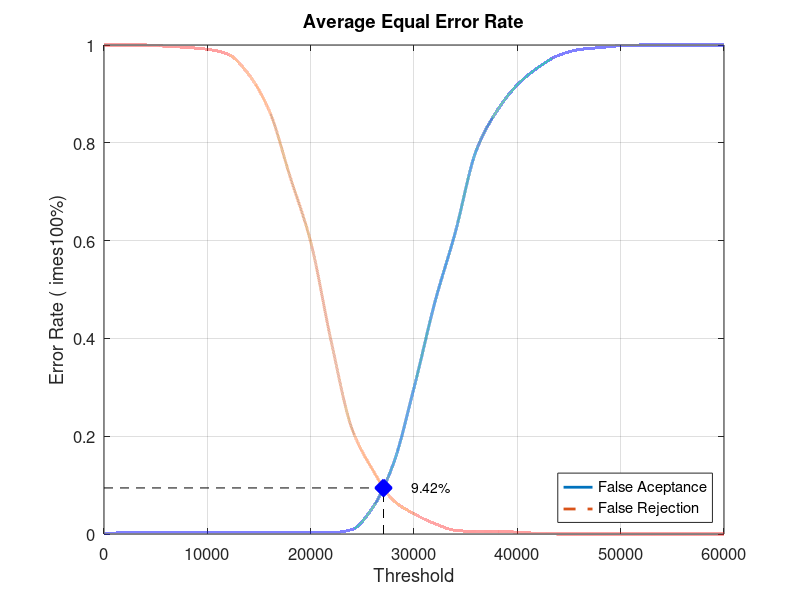
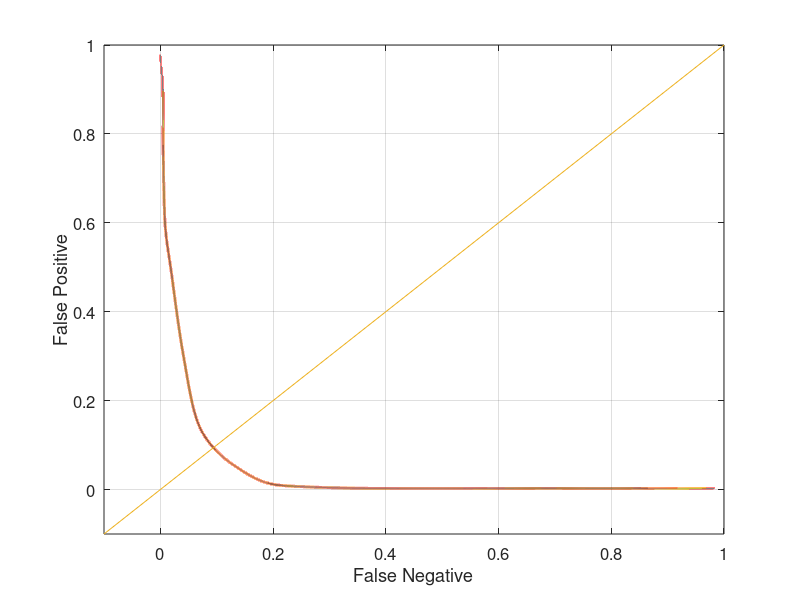

These charts were generated, in order, by the following MATLAB code:
close all;
clear;
clc;
x = 0:2000:60000;
xq = 0:0.5:60000;

y0 = [0 0.00263158 0.00263158 0.00263158 0.00263158 0.00263158 0.00263158 0.00263158 0.00263158 0.00263158 0.00263158 0.00263158 0.00921053 0.0539474 0.143421 0.298684 0.472368 0.617105 0.782895 0.864474 0.918421 0.953947 0.978947 0.990789 0.994737 0.998684 1 1 1 1 1]
yy0 = interp1(x, y0, xq, 'pchip');
y1 = [1 1 1 0.9975 0.995 0.99125 0.98125 0.94 0.865 0.73125 0.5975 0.3925 0.215 0.13125 0.06875 0.04125 0.02125 0.0075 0.005 0.005 0.00375 0.00125 0 0 0 0 0 0 0 0 0]
yy1 = interp1(x, y1, xq, 'pchip');

% Calculating EER: 
y2 = abs(y0 - y1);
find(y2 == min(y2))
yy2 = abs(yy0 - yy1);
xEER = find(yy2 == min(yy2));
xEERIndex = xq(xEER) % X-axis EER
yEER = yy0(xEER) % Y-axis EER

main = figure
plot(xq, yy0,'-','LineWidth', 2);	hold on
plot(xq, yy1,'--','LineWidth', 2);	hold on
plot([xEERIndex xEERIndex], [0 yEER], 'k--');	hold on
plot([0 xEERIndex], [yEER yEER], 'k--');	hold on
plot(xEERIndex, yEER, 'bx', 'LineWidth', 10);	hold on
text(xEERIndex + 10 * xEERIndex / 100, yEER, [num2str(round((10000 * yEER)) / 100) '%'])
legend('False Aceptance', 'False Rejection', 'Location', 'SouthEast')
xlabel('Threshold')
ylabel('Error Rate (	imes100%)')
title('Average Equal Error Rate')
set(gca, 'FontSize', 12)
axis([0 60000 0 1])
grid on

print(main, 'Experiment5AverageMain', '-dpng');
FNRxFPR = figure('Color', [1 1 1]);
plot(yy1, yy0, '-', yy1, yy0, 'LineWidth', 2);
hold on
y = -0.1:0.1:1
plot(y, y); 
set(gca, 'FontSize', 12)
xlabel('False Negative')
ylabel('False Positive')
axis([-0.1 1 -0.1 1])
set(gca, 'FontSize', 12)
grid on

print(FNRxFPR, 'Experiment5AverageFNRxFPR','-dpng');
